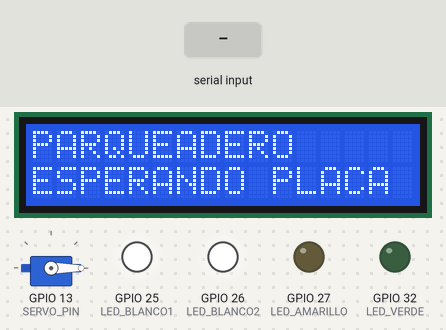
This sketch was run on a simulated ESP32. Parts: 16×2 character LCD, servo, output pins drawn as LEDs (lit = HIGH). Dashed ring = blinking. The inputs (shaded band) are chosen by the test bench. What the sketch prints to the serial monitor is not drawn.

Above: at 1.7 s.
1.8 s: "A\n" received over Serial
At 4.3 s:
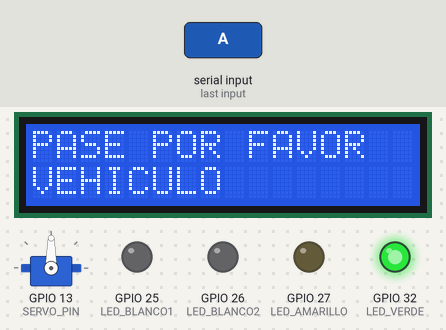
7.5 s: "P\n" received over Serial
At 9.1 s:
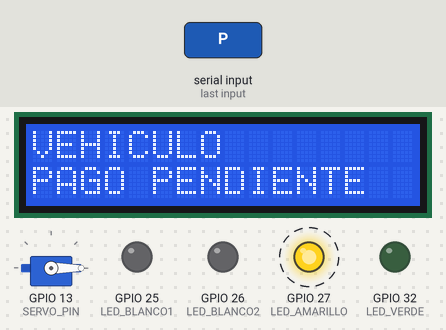
10.3 s: "N\n" received over Serial
At 12.5 s:
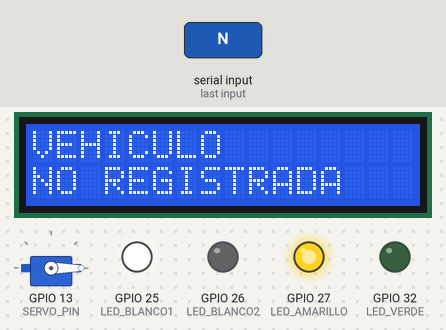
Timing chart, 0 to 16.4 s (numbered marks = the images above; inputs shaded):
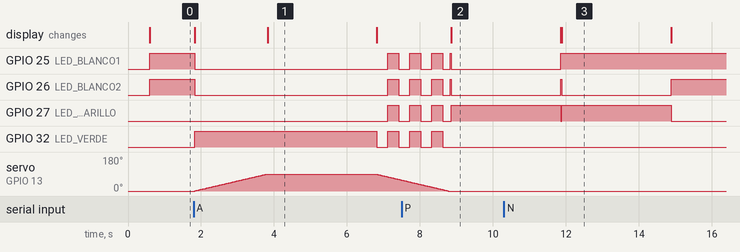

Measured:
- after the input at 1.8 s, GPIO 25 (LED_BLANCO1), GPIO 26 (LED_BLANCO2): HIGH → LOW at once, → HIGH 5.3 s later, → LOW 0.30 s later
- after the input at 7.5 s, the display: changes after 1.4 s (image 2)
- after the input at 10.3 s, the display: first differs from a run without the input after 1.6 s (image 3)
- what the display in image 1 shows lasts 3.0 s, from 3.8 s to 6.8 s

The sketch:

arduino.ino
```cpp
#include <Wire.h>
#include <hd44780.h>
#include <hd44780ioClass/hd44780_I2Cexp.h>
#include <ESP32Servo.h>

// -------- PINES --------
const int SERVO_PIN = 13;

const int LED_BLANCO1 = 25;
const int LED_BLANCO2 = 26;
const int LED_AMARILLO = 27;
const int LED_VERDE = 32;

// -------- OBJETOS --------
hd44780_I2Cexp lcd;
Servo barrera;

// -------- TIEMPOS --------
const unsigned long TIEMPO_MOVIMIENTO = 2000;
const unsigned long TIEMPO_ABIERTO = 3000;
const unsigned long TIEMPO_MENSAJE_DENEGADO = 3000;
const unsigned long INTERVALO_LED = 300;

// -------- ANGULOS --------
const int ANGULO_CERRADO = 0;
const int ANGULO_ABIERTO = 90;

// -------- ESTADOS --------
enum Estado {
  ESPERA,
  ABRIENDO,
  ACCESO,
  CERRANDO,
  DENEGADO
};

Estado estado = ESPERA;

// -------- VARIABLES --------
unsigned long tiempoEstado = 0;
unsigned long tiempoServo = 0;
unsigned long tiempoLED = 0;

int anguloActual = ANGULO_CERRADO;
int anguloInicio = ANGULO_CERRADO;
int anguloDestino = ANGULO_CERRADO;

bool ledsEncendidos = false;
String placaActual = "";

// -------- FUNCIONES --------

void apagarLEDs() {
  digitalWrite(LED_BLANCO1, LOW);
  digitalWrite(LED_BLANCO2, LOW);
  digitalWrite(LED_AMARILLO, LOW);
  digitalWrite(LED_VERDE, LOW);
}

void mostrarEspera() {
  lcd.clear();
  lcd.setCursor(0, 0);
  lcd.print("PARQUEADERO");
  lcd.setCursor(0, 1);
  lcd.print("ESPERANDO PLACA");

  apagarLEDs();
  digitalWrite(LED_BLANCO1, HIGH);
  digitalWrite(LED_BLANCO2, HIGH);
}

void iniciarMovimiento(int destino) {
  anguloInicio = anguloActual;
  anguloDestino = destino;
  tiempoServo = millis();
}

void actualizarServo() {
  unsigned long transcurrido = millis() - tiempoServo;

  if (transcurrido >= TIEMPO_MOVIMIENTO) {
    anguloActual = anguloDestino;
  } else {
    float progreso = (float)transcurrido / TIEMPO_MOVIMIENTO;
    anguloActual = anguloInicio + (anguloDestino - anguloInicio) * progreso;
  }

  barrera.write(anguloActual);
}

void iniciarCierre() {
  estado = CERRANDO;
  tiempoEstado = millis();

  iniciarMovimiento(ANGULO_CERRADO);

  lcd.clear();
  lcd.setCursor(0, 0);
  lcd.print("BARRERA");
  lcd.setCursor(0, 1);
  lcd.print("CERRANDO...");

  apagarLEDs();
  ledsEncendidos = false;
  tiempoLED = millis();
}

// Procesa comandos enviados desde Python: "A:ABC123", "P:XYZ789" o "N:DEF456"
void procesarComandoCamara(String comando) {
  comando.trim();
  if (comando.length() == 0) return;

  char tipo = toupper(comando.charAt(0));
  placaActual = (comando.length() > 2 && comando.charAt(1) == ':')
                ? comando.substring(2)
                : "VEHICULO";

  if (tipo == 'A') {
    // PLACA AL DÍA -> LED VERDE + ABRE BARRERA
    estado = ABRIENDO;
    tiempoEstado = millis();
    iniciarMovimiento(ANGULO_ABIERTO);

    lcd.clear();
    lcd.setCursor(0, 0);
    lcd.print(placaActual);
    lcd.setCursor(0, 1);
    lcd.print("ACCESO PERMITIDO");

    apagarLEDs();
    digitalWrite(LED_VERDE, HIGH);
    Serial.println("OK: Abriendo para " + placaActual);

  } else if (tipo == 'P') {
    // PAGO PENDIENTE -> LED AMARILLO + NO ABRE
    estado = DENEGADO;
    tiempoEstado = millis();

    lcd.clear();
    lcd.setCursor(0, 0);
    lcd.print(placaActual);
    lcd.setCursor(0, 1);
    lcd.print("PAGO PENDIENTE");

    apagarLEDs();
    digitalWrite(LED_AMARILLO, HIGH);
    Serial.println("ALERTA: Pago pendiente - " + placaActual);

  } else if (tipo == 'N') {
    // NO REGISTRADA -> LED AMARILLO + BLANCO 1 + NO ABRE
    estado = DENEGADO;
    tiempoEstado = millis();

    lcd.clear();
    lcd.setCursor(0, 0);
    lcd.print(placaActual);
    lcd.setCursor(0, 1);
    lcd.print("NO REGISTRADA");

    apagarLEDs();
    digitalWrite(LED_AMARILLO, HIGH);
    digitalWrite(LED_BLANCO1, HIGH);
    Serial.println("DENEGADO: No registrada - " + placaActual);
  }
}

// -------- CONFIGURACION --------

void setup() {
  Serial.begin(115200);

  pinMode(LED_BLANCO1, OUTPUT);
  pinMode(LED_BLANCO2, OUTPUT);
  pinMode(LED_AMARILLO, OUTPUT);
  pinMode(LED_VERDE, OUTPUT);

  Wire.begin(21, 22);
  if (lcd.begin(16, 2)) {
    while (true) { delay(10); }
  }
  lcd.backlight();

  barrera.setPeriodHertz(50);
  barrera.attach(SERVO_PIN, 500, 2400);
  anguloActual = ANGULO_CERRADO;
  barrera.write(ANGULO_CERRADO);

  delay(500);
  mostrarEspera();
  Serial.println("SISTEMA LISTO. Esperando comandos de Python (A:PLACA, P:PLACA, N:PLACA)");
}

// -------- PROGRAMA PRINCIPAL --------

void loop() {
  unsigned long ahora = millis();

  // Escucha órdenes desde Python solo cuando el sistema está en ESPERA
  if (estado == ESPERA && Serial.available() > 0) {
    String mensaje = Serial.readStringUntil('\n');
    procesarComandoCamara(mensaje);
  }

  switch (estado) {
    case ESPERA:
      break;

    case ABRIENDO:
      actualizarServo();
      if (ahora - tiempoEstado >= TIEMPO_MOVIMIENTO) {
        anguloActual = ANGULO_ABIERTO;
        barrera.write(ANGULO_ABIERTO);

        estado = ACCESO;
        tiempoEstado = ahora;

        lcd.clear();
        lcd.setCursor(0, 0);
        lcd.print("PASE POR FAVOR");
        lcd.setCursor(0, 1);
        lcd.print(placaActual);
      }
      break;

    case ACCESO:
      if (ahora - tiempoEstado >= TIEMPO_ABIERTO) {
        iniciarCierre();
      }
      break;

    case CERRANDO:
      actualizarServo();

      if (ahora - tiempoLED >= INTERVALO_LED) {
        tiempoLED = ahora;
        ledsEncendidos = !ledsEncendidos;

        digitalWrite(LED_BLANCO1, ledsEncendidos);
        digitalWrite(LED_BLANCO2, ledsEncendidos);
        digitalWrite(LED_AMARILLO, ledsEncendidos);
        digitalWrite(LED_VERDE, ledsEncendidos);
      }

      if (ahora - tiempoEstado >= TIEMPO_MOVIMIENTO) {
        anguloActual = ANGULO_CERRADO;
        barrera.write(ANGULO_CERRADO);

        estado = ESPERA;
        mostrarEspera();
      }
      break;

    case DENEGADO:
      if (ahora - tiempoEstado >= TIEMPO_MENSAJE_DENEGADO) {
        estado = ESPERA;
        mostrarEspera();
      }
      break;
  }
}
```
